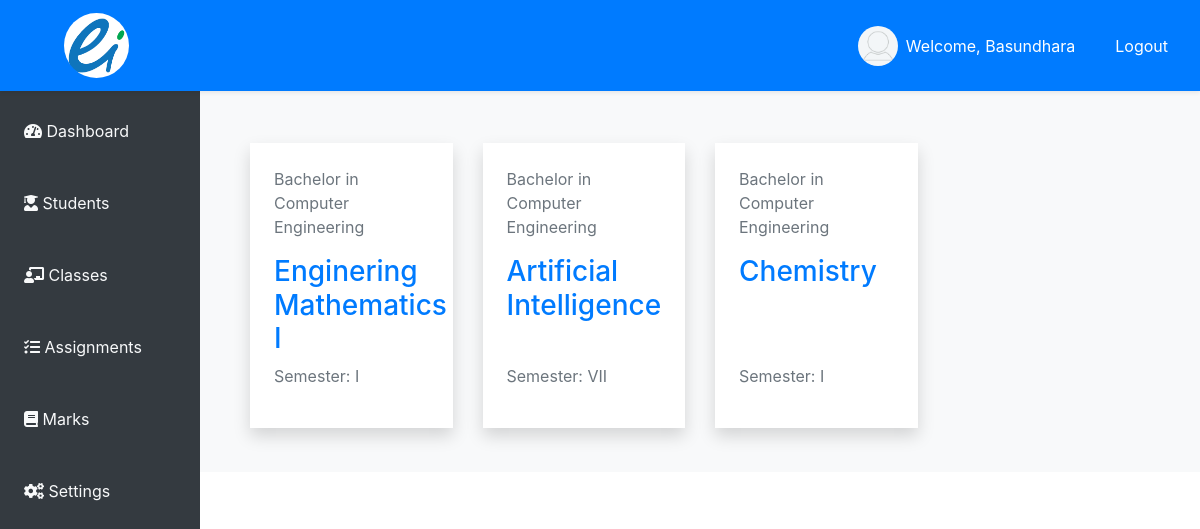
The page /staff/classes/6/ (signed in) on the database as committed earlier.
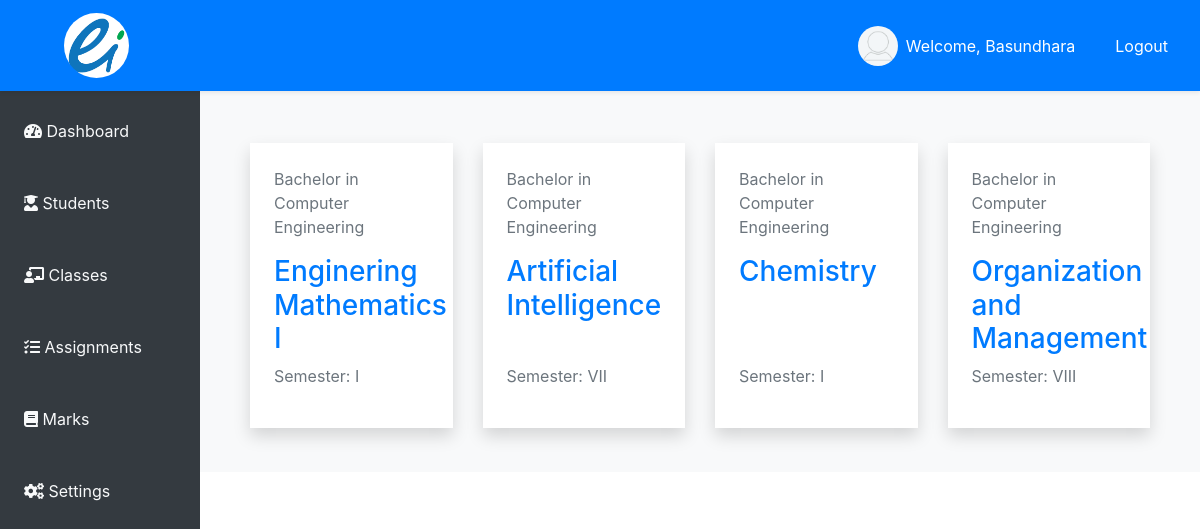
The same page on the database as committed later.
### student/models.py (models this page shows, shortened)
class ProgramCourse(models.Model):
    program = models.ForeignKey(Program, on_delete=models.CASCADE)
    course = models.ForeignKey(Course, on_delete=models.CASCADE)
    semester = models.ForeignKey(Semester, on_delete=models.CASCADE)
    teacher = models.ForeignKey(User, on_delete=models.RESTRICT)

class Program(models.Model):
    program_id = models.CharField(max_length=12, unique=True)
    program_name = models.CharField(max_length=60)
    def __str__(self):
        return self.program_name

class Course(models.Model):
    course_id = models.CharField(max_length=15, unique=True)
    course_name = models.CharField(max_length=150)
    def __str__(self):
        return self.course_name

class Semester(models.Model):
    SEMESTER_CHOICES = [
        ('I', 'I'),
        ('II', 'II'),
        ('III', 'III'),
        ('IV', 'IV'),
        ('V', 'V'),
        ('VI', 'VI'),
        ('VII', 'VII'),
        ('VIII', 'VIII'),
    ]
    semester_id = models.CharField(max_length=4, unique=True)
    semester = models.CharField(max_length=5, choices=SEMESTER_CHOICES)
    def __str__(self):
        return self.semester

### student/views.py (the view)
# urls.py: path('staff/classes/<pk>/', views.classes_view, name='classes_view'),
@login_required
def classes_view(request, pk):
    teacher = get_object_or_404(User, pk=pk)
    program_courses = ProgramCourse.objects.filter(teacher=teacher)
    if teacher != request.user:
        return HttpResponseForbidden("You are not authorized!")
    return render(request, 'staff/classes.html', {'teacher': teacher,
                                                  'program_courses': program_courses})

### templates/staff/classes.html
<!DOCTYPE html>
{% extends 'staff/index.html' %}
{% load static %}
{% block classes %}
<div class="container mt-5">
    <div class="row">
        {% for pc in program_courses %}
            <div class="col-12 col-sm-6 col-md-4 col-lg-3 mb-4 d-flex align-items-stretch">
                <a href="#" class="text-decoration-none w-100">
                    <div class="d-flex flex-column bg-white p-4 shadow h-100">
                        <p class="text-secondary">{{ pc.program }}</p>
                        <h3>{{ pc.course }}</h3>
                        <p class="text-secondary mt-auto">Semester: {{ pc.semester }}</p>
                    </div>
                </a>
            </div>
        {% endfor %}
    </div>
</div>
{% endblock %}

Rows that differ between the two databases and show on the page:
added ProgramCourse: program "Bachelor in Computer Engineering", course "Organization and Management", semester "VIII"
